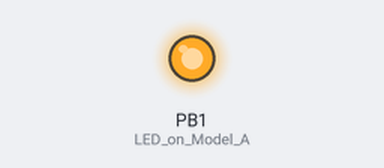
Bench run of a sketch on a simulated ATtiny85, built with avr-gcc and run on an emulated ATtiny85. On the bench: output pins drawn as LEDs (lit = HIGH).

Above: at 0.5 s.
At 3.0 s:
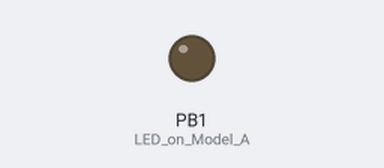
Timing chart, 0 to 6.5 s (numbered marks = the images above):
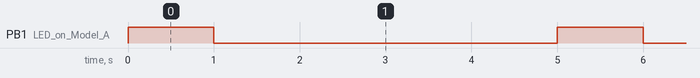

Measured:
- by itself, PB1 (LED_on_Model_A): alternates HIGH for 1.0 s and LOW for 4.0 s

The sketch:

sketch_led.ino
```cpp
// the setup routine runs once when you press reset:
void setup() {
  // initialize the digital pin as an output.
  // pinMode(0, OUTPUT); //LED on Model B
  pinMode(1, OUTPUT); //LED on Model A
}

// the loop routine runs over and over again forever:
void loop() {
//  digitalWrite(0, HIGH);   // turn the LED on (HIGH is the voltage level)
  digitalWrite(1, HIGH);
  delay(1000);               // wait for a second
//  digitalWrite(0, LOW);    // turn the LED off by making the voltage LOW
  digitalWrite(1, LOW);
  delay(4000);               // wait for a second
}
```
